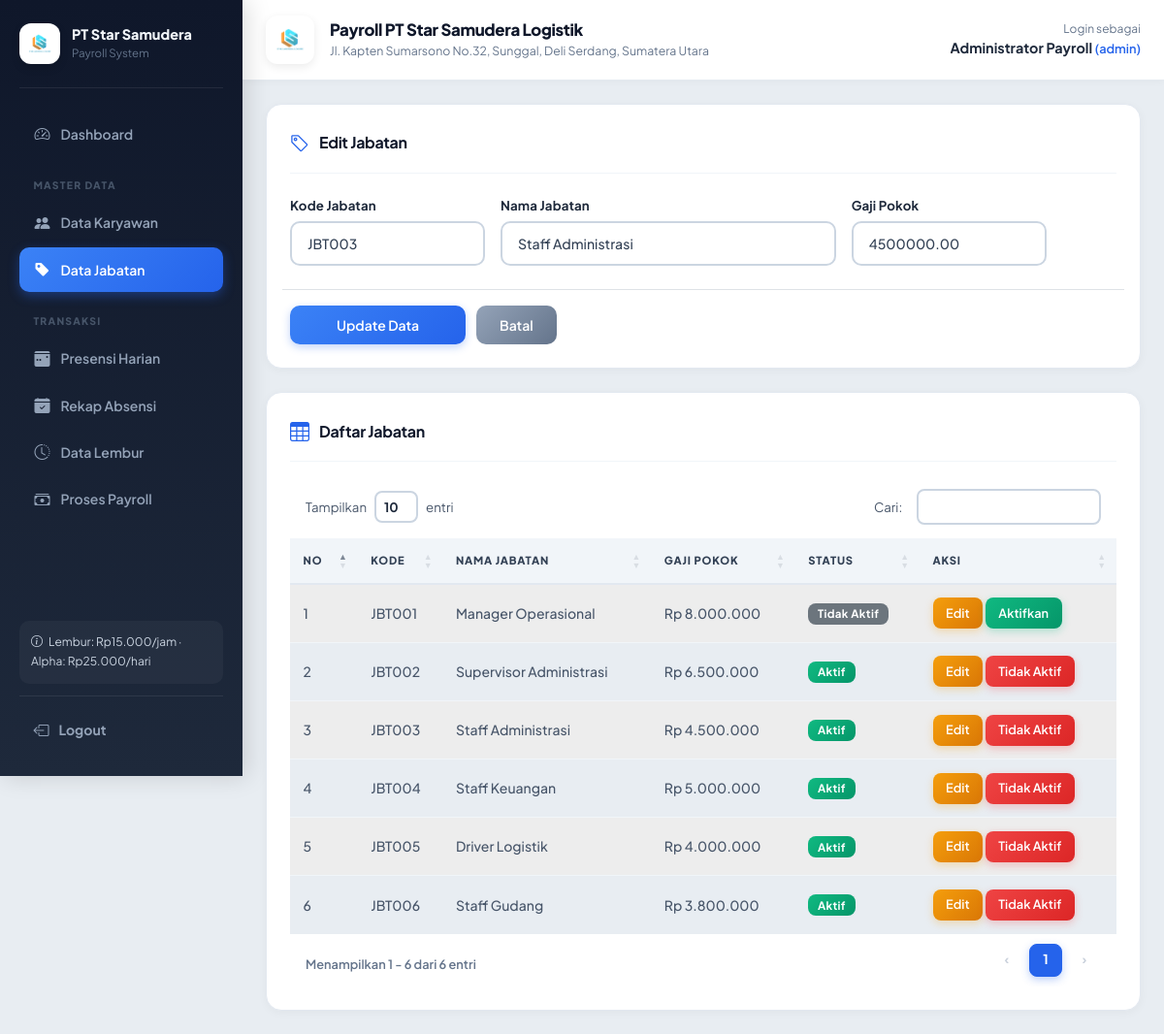
/master/jabatan.php?edit=3 (signed in), run on the app's committed database.
### tables this page shows
CREATE TABLE `jabatan` (
  `id_jabatan` int(11) NOT NULL AUTO_INCREMENT,
  `kode_jabatan` varchar(20) NOT NULL,
  `nama_jabatan` varchar(100) NOT NULL,
  `gaji_pokok` decimal(12,2) NOT NULL,
  `status_jabatan` enum('Aktif','Tidak Aktif') NOT NULL DEFAULT 'Aktif',
  PRIMARY KEY (`id_jabatan`),
  UNIQUE KEY `kode_jabatan` (`kode_jabatan`)
);

### helpers/functions.php (called while the page is built, shortened)
<?php
function base_path(): string
{
    $docRoot = str_replace('\\', '/', $_SERVER['DOCUMENT_ROOT']);
    $projRoot = str_replace('\\', '/', dirname(__DIR__));
    if (strpos($projRoot, $docRoot) === 0) {
        $path = substr($projRoot, strlen($docRoot));
        return $path === '/' ? '' : $path;
    }
    return '';
}
function url(string $path = ''): string
{
    $base = rtrim(base_path(), '/');
    $path = ltrim($path, '/');
    return $path === '' ? ($base ?: '/') : $base . '/' . $path;
}
function e($value): string
{
    return htmlspecialchars((string)$value, ENT_QUOTES, 'UTF-8');
}
function rupiah($value): string
{
    return 'Rp ' . number_format((float)$value, 0, ',', '.');
}

### master/jabatan.php (the view, shortened to what this page needs)
<?php
require_once __DIR__ . '/../layout/header.php';
$edit = null;
if (isset($_GET['edit'])) {
    $id = (int)$_GET['edit'];
    $result = mysqli_query($conn, "SELECT * FROM jabatan WHERE id_jabatan=$id LIMIT 1");
    $edit = $result ? mysqli_fetch_assoc($result) : null;
}
$data = mysqli_query($conn, 'SELECT * FROM jabatan ORDER BY id_jabatan');
?>
<div class="card p-4 mb-4">
<div class="section-header">
  <i class="bi bi-tag"></i>
  <h2 class="h5"><?= $edit ? 'Edit Jabatan' : 'Tambah Jabatan' ?></h2>
</div>
<form method="post" class="row g-3">
<div class="col-md-3"><label class="form-label">Kode Jabatan</label><input class="form-control" value="<?= e($edit['kode_jabatan'] ?? 'Dibuat otomatis') ?>" readonly></div>
<div class="col-md-5"><label class="form-label">Nama Jabatan</label><input name="nama_jabatan" class="form-control" value="<?= e($edit['nama_jabatan'] ?? '') ?>" required></div>
<div class="col-md-3"><label class="form-label">Gaji Pokok</label><input type="number" min="1" name="gaji_pokok" class="form-control" value="<?= e($edit['gaji_pokok'] ?? '') ?>" required></div>
<div class="col-12 mt-4 pt-3 border-top"><button class="btn btn-primary px-5"><?= $edit ? 'Update Data' : 'Simpan Data' ?></button> <?php if ($edit): ?><a href="<?= url('master/jabatan.php') ?>" class="btn btn-secondary px-4 ms-2">Batal</a><?php endif; ?></div>
</form></div>
<div class="card p-4">
<div class="section-header">
  <i class="bi bi-table"></i>
  <h2 class="h5">Daftar Jabatan</h2>
</div>
<div class="table-responsive"><table class="table table-striped dt-table" style="width:100%"><thead><tr><th>No</th><th>Kode</th><th>Nama Jabatan</th><th>Gaji Pokok</th><th>Status</th><th>Aksi</th></tr></thead><tbody>
<?php $no=1; if ($data): while ($row=mysqli_fetch_assoc($data)): $status = $row['status_jabatan'] ?? 'Aktif'; $newStatus = $status === 'Aktif' ? 'Tidak Aktif' : 'Aktif'; ?><tr><td><?= $no++ ?></td><td><?= e($row['kode_jabatan']) ?></td><td><?= e($row['nama_jabatan']) ?></td><td><?= rupiah($row['gaji_pokok']) ?></td><td><span class="badge <?= $status === 'Aktif' ? 'bg-success' : 'bg-secondary' ?>"><?= e($status) ?></span></td><td><a class="btn btn-sm btn-warning" href="?edit=<?= $row['id_jabatan'] ?>">Edit</a> <button type="button" class="btn btn-sm <?= $status === 'Aktif' ? 'btn-danger' : 'btn-success' ?>" onclick="toggleStatusJabatan(<?= $row['id_jabatan'] ?>, <?= htmlspecialchars(json_encode($newStatus), ENT_QUOTES, 'UTF-8') ?>, <?= htmlspecialchars(json_encode($row['nama_jabatan']), ENT_QUOTES, 'UTF-8') ?>)"><?= $status === 'Aktif' ? 'Tidak Aktif' : 'Aktifkan' ?></button></td></tr><?php endwhile; endif; ?>
</tbody></table></div></div>
<?php require_once __DIR__ . '/../layout/footer.php'; ?>

### assets/css/style.css (style rules this page uses)
:root { --primary: #2563eb; --primary-dark: #1d4ed8; --primary-light: #dbeafe; --sidebar-bg-start: #0f172a; --sidebar-bg-end: #1e293b; --sidebar-width: 250px; --bg: #e8edf2; --card-bg: #ffffff; --text-main: #1e293b; --text-muted: #64748b; --border-color: #cbd5e1; --topbar-height: 80px; }
:root { --bs-primary: #2563eb; --bs-primary-rgb: 37,99,235; --bs-success: #10b981; --bs-success-rgb: 16,185,129; --bs-warning: #f59e0b; --bs-warning-rgb: 245,158,11; --bs-danger: #ef4444; --bs-danger-rgb: 239,68,68; --bs-dark: #1e293b; --bs-dark-rgb: 30,41,59; --bs-body-bg: #e8edf2; --bs-body-color: #334155; --bs-font-sans-serif: 'Plus Jakarta Sans', sans-serif; }
*, *::before, *::after { box-sizing: border-box; }
body { background: var(--bg); color: var(--text-main); font-family: var(--bs-font-sans-serif); -webkit-font-smoothing: antialiased; }
h1, h2, h3, h4, h5, h6 { font-weight: 700; letter-spacing: -0.02em; color: #0f172a; }
.card, .form-card, .content-card, .stat-card, .print-card { background: var(--card-bg); border: 1px solid #e2e8f0; border-radius: 16px; box-shadow: 0 2px 10px rgba(0,0,0,0.04); transition: transform 0.25s ease, box-shadow 0.25s ease; overflow: hidden; }
.bg-success { background: linear-gradient(135deg, #10b981 0%, #059669 100%) !important; color: #fff !important; }
.section-header { display: flex; align-items: center; gap: 10px; margin-bottom: 1.25rem; padding-bottom: 1rem; border-bottom: 1px solid #f1f5f9; }
.section-header i { font-size: 1.25rem; color: var(--primary); flex-shrink: 0; }
.section-header h2, .section-header .h5 { margin: 0; font-size: 1rem; font-weight: 700; color: #0f172a; }
.btn { font-weight: 600; font-size: 0.875rem; padding: 0.6rem 1.25rem; border-radius: 10px; border: none; transition: all 0.2s ease; white-space: nowrap; }
.btn-sm { padding: 0.4rem 0.85rem; font-size: 0.8rem; border-radius: 8px; }
.btn-primary { background: linear-gradient(135deg, #3b82f6 0%, #2563eb 100%) !important; color: #fff !important; box-shadow: 0 3px 8px rgba(37,99,235,0.28); }
.btn-secondary { background: linear-gradient(135deg, #94a3b8 0%, #64748b 100%) !important; color: #fff !important; }
.btn-success { background: linear-gradient(135deg, #10b981 0%, #059669 100%) !important; color: #fff !important; box-shadow: 0 3px 8px rgba(16,185,129,0.28); }
.btn-warning { background: linear-gradient(135deg, #f59e0b 0%, #d97706 100%) !important; color: #fff !important; box-shadow: 0 3px 8px rgba(245,158,11,0.28); }
.btn-danger { background: linear-gradient(135deg, #ef4444 0%, #dc2626 100%) !important; color: #fff !important; box-shadow: 0 3px 8px rgba(239,68,68,0.28); }
.form-control, .form-select { border-radius: 10px; padding: 0.65rem 1rem; border: 2px solid #cbd5e1; font-weight: 500; font-size: 0.88rem; background: #ffffff; color: #334155; transition: border-color 0.2s, box-shadow 0.2s; height: auto; }
.form-label { font-weight: 700; color: #1e293b; margin-bottom: 0.4rem; font-size: 0.83rem; letter-spacing: 0.01em; }
.table { margin-bottom: 0; width: 100% !important; }
.table thead th { background: #f1f5f9; vertical-align: middle; font-weight: 800; color: #334155; text-transform: uppercase; font-size: 0.7rem; letter-spacing: 0.07em; padding: 0.9rem 0.85rem; border-bottom: 2px solid #e2e8f0; white-space: nowrap; }
.table td { vertical-align: middle; padding: 0.85rem 0.85rem; color: #475569; border-bottom: 1px solid #f1f5f9; font-weight: 500; font-size: 0.875rem; white-space: nowrap; }
.table-responsive { border-radius: 12px; overflow: hidden; }
.table tbody tr:last-child td { border-bottom: none; }
.table-striped tbody tr:nth-of-type(odd) td { background-color: #fafafa; }
.badge { padding: 0.45em 0.85em; font-weight: 700; border-radius: 8px; font-size: 0.72rem; letter-spacing: 0.03em; }

### data on the page
jabatan: kode_jabatan "JBT003", nama_jabatan "Staff Administrasi", gaji_pokok "4500000.00", gaji_pokok "Rp 4.500.000", status_jabatan "Aktif", shows "Tidak Aktif"
jabatan: kode_jabatan "JBT001", nama_jabatan "Manager Operasional", gaji_pokok "Rp 8.000.000", status_jabatan "Tidak Aktif", shows "Aktifkan"
jabatan: kode_jabatan "JBT002", nama_jabatan "Supervisor Administrasi", gaji_pokok "Rp 6.500.000", status_jabatan "Aktif", shows "Tidak Aktif"
jabatan: kode_jabatan "JBT004", nama_jabatan "Staff Keuangan", gaji_pokok "Rp 5.000.000", status_jabatan "Aktif", shows "Tidak Aktif"
jabatan: kode_jabatan "JBT005", nama_jabatan "Driver Logistik", gaji_pokok "Rp 4.000.000", status_jabatan "Aktif", shows "Tidak Aktif"
jabatan: kode_jabatan "JBT006", nama_jabatan "Staff Gudang", gaji_pokok "Rp 3.800.000", status_jabatan "Aktif", shows "Tidak Aktif"

### other printed values
$label "Dashboard Data Karyawan Data Jabatan Presensi Harian Rekap Absensi Data Lembur Proses Payroll"
$label "MASTER DATA TRANSAKSI"
$_SESSION['nama'] "Administrator Payroll"
$_SESSION['role'] "admin"
